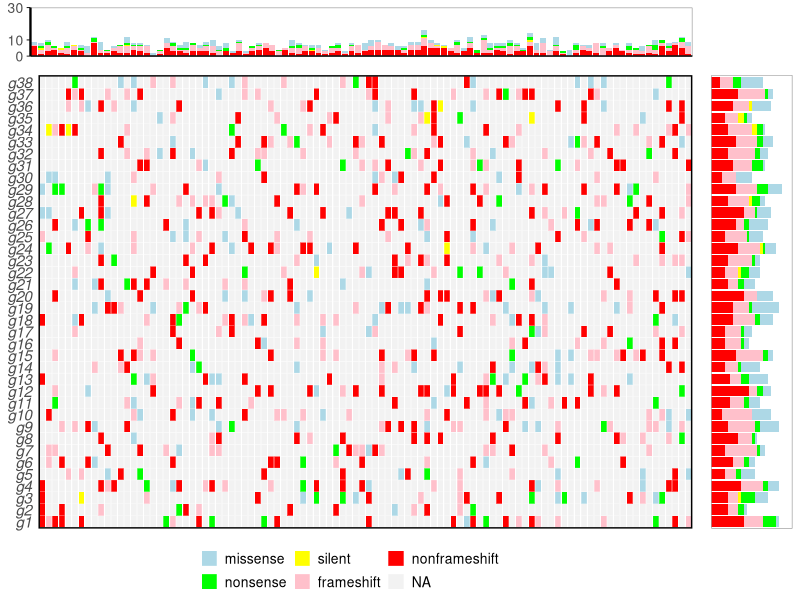

This chart was generated by the following R code:
## demo for heatmap with barplot on top and right panels, 
## also called the rainfall plot or oncoplot
## the basic steps are as follows:
##    1. create each plots seperately
##    2. save the legend of one plot as a seperate grob
##    3. strip the legends from the plots
##    4. arrange plots by gtable or arrangeGrob 
##    5. draw the four plots and the legend below or above (or any other) them

## 2016-10-26
## problems remained to resolved:
##    1. increase spacing between legend keys
##    2. orientation of gene names
##    3. let y-axis of the right plot show on top
##    4. how to add a left vertical plot ?
##

library(ggplot2)
library(grid)
library(gridExtra)
library(gtable)
library(reshape2)

# a demo mutation data
# set dictionary of mutation type
dictType=c("missense", 
           "nonsense",
           "silent",
           "frameshift",
           "nonframeshift"
           )
names(dictType)=1:5

# simulate a mutation data
# simulate a oncomatrix
df=data.frame(matrix(
  sample(0:5,100*38,replace = T,prob=c(0.9,0.05,0.02,0.003,0.07,0.08)),
  nr=100,nc=38)
)
colnames(df)=paste0("g",1:ncol(df))
df$sample=sample(paste0("s",1:nrow(df)))

# convert it to data.frame format
onco=melt(df,id.vars = "sample", variable.name = "gene", value.name = "mutation")
onco$mutation[onco$mutation==0]=NA # remove non-mutation rows
onco$mutation=factor(onco$mutation,labels = c(dictType)) # assign label

## how to decide gene order ?
# or just provide a pre-sort gene list?



## how to sort sample order ?
# or just provide a pre-sort sample list?
# or sort by frequency ?



# set custom theme()
mythm=theme(
  axis.title.y = element_blank(),
  axis.title.x = element_blank(),
  axis.text.x=element_blank(),
  axis.ticks=element_blank(),
  panel.grid=element_blank(),
  panel.background=element_rect(fill="white",colour = NA),
  panel.border=element_rect(fill=NA,colour="grey50")
)

# how to increase the spacing of legend key ?
legend_theme <- theme(
  legend.position="bottom",
  legend.direction="horizontal",
  legend.text=element_text(size=10),
  legend.title=element_blank(),
  legend.key.size=unit(0.4,"cm")
)

# set manual color
mutColor=c("lightblue","green","yellow","pink","red")
names(mutColor)=c(dictType)

# draw heatmap, the body part
Hp <- ggplot(onco,aes(x=sample,y=gene,fill=mutation)) + 
  geom_tile(width=0.9,height=1,colour="white") +
  scale_fill_manual(values = mutColor, na.value="grey95") +
  mythm + 
  theme(panel.border=element_rect(size=1, color="black"),
        axis.text.y=element_text(face="italic", size=11),
        legend.position="none"
  )

# draw sample status, the top part
Tp <- ggplot(subset(onco,!is.na(mutation)), aes(x=sample, fill=mutation)) + geom_bar() +
  scale_fill_manual(values=mutColor) + # set fill color
  scale_y_continuous(breaks=c(0,10,30),limits = c(0,30),expand = c(0, 0)) +  # set y axis
  mythm + theme(legend.position="none", 
        rect=element_blank(), 
        axis.line.y=element_line(size=0.8), 
        axis.line.x=element_line(size=0.5),
        axis.ticks.y=element_line(size=0.3,color="black"),
        # how to add tick on Y-axis ?
       # axis.ticks.length=unit(1,"cm"),
        axis.text.y=element_text(face="plain", size=10)
        )

# draw gene status, the right part 
# how to add a top y-axis line and tick marker? use secondary axis?
Rp <- ggplot(subset(onco,!is.na(mutation)), aes(x=gene, fill=mutation)) + geom_bar() +
  coord_flip() +  
  scale_fill_manual(values=mutColor) + # set fill color
  scale_y_continuous(breaks=c(0,10,30),limits = c(0,30),expand = c(0, 0)) +  # set y axis
  mythm + theme(legend.position="none", 
                rect=element_blank(),
                axis.line.x=element_blank(),
                axis.text.y=element_blank()
                )

# draw an empty figure, for debuging
empty <- ggplot() + 
  geom_point(aes(1,1), colour="white") +
  theme(                              
    plot.background = element_blank(), 
    panel.grid.major = element_blank(), 
    panel.grid.minor = element_blank(), 
    panel.border = element_blank(), 
    panel.background = element_blank(),
    axis.title.x = element_blank(),
    axis.title.y = element_blank(),
    axis.text.x = element_blank(),
    axis.text.y = element_blank(),
    axis.ticks = element_blank()
  )

# combine figures
# grob all elements
#leg <- extract_ggplot2_legend(Hp)
gH=ggplotGrob(Hp + legend_theme) # grob the heatmap part, main part of the oncoplot
leg=gH$grobs[which(sapply(gH$grobs,function(x) x$name) == "guide-box")] # extract the legend grob
gH=ggplotGrob(Hp) # grob it again
gT=ggplotGrob(Tp) 
gR=ggplotGrob(Rp)

# let the top and heatmap with same width, right and heatmap with same height
maxWidth=grid::unit.pmax(gT$width[2:5],gH$widths[2:5])
maxHeight=grid::unit.pmax(gT$heights[2:5],gH$heights[2:5])
# let the heights and widths consistent
gT$widths[2:5] <- gH$widths[2:5] <- as.list(maxWidth)
gT$heights[2:5] <- gH$heights[2:5] <- as.list(maxHeight)

# arrange the grobs
# how to arrange the heights sizes ? 
gC <- arrangeGrob(gT,empty,gH,gR,ncol=2,nrow=2, widths=c(7,1), heights=c(1,7))
gC <- gtable_add_rows(gC, heights = unit(0.1,"npc"), pos=-1)
gC <- gtable_add_grob(gC, leg, t=3, b=3, l=1.5, r=1.5)


jpeg("C:/Users/LibJu/workspace/Github-project_scripts-repository/NPC_Genomics/oncoplot/demo_1.jpeg",width=600,height=800)
grid.newpage()
grid.draw(gC)
dev.off()
